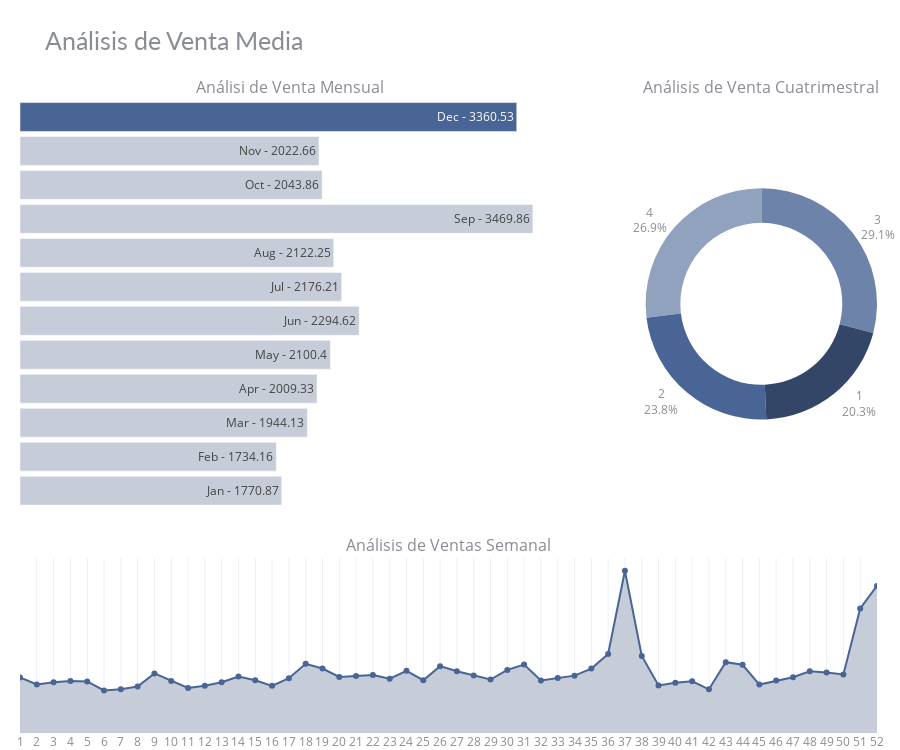

The cell this chart's notebook holds for it:
### Markdown cell above
Como primera visualización podemos notar que el efecto Fiestas Patrias, Navidad y Año Nuevo realmente hacen una diferencia. Analicemos mas en detalle nuestras ventas:

### Code cell
import calendar
import plotly.express as px
from plotly.subplots import make_subplots
import plotly.figure_factory as ff
import plotly.offline as offline
offline.init_notebook_mode(connected = True)

df_exploratorio['week'] = df_exploratorio['FECHA'].dt.isocalendar().week
df_exploratorio['quarter'] = df_exploratorio['FECHA'].dt.quarter
df_exploratorio['day_of_week'] = df_exploratorio['FECHA'].dt.day_name()

df_m_sa = df_exploratorio.groupby('mes').agg({"VENTAS" : "mean"}).reset_index()
df_m_sa['VENTAS'] = round(df_m_sa['VENTAS'],2)
df_m_sa['month_text'] = df_m_sa['mes'].apply(lambda x: calendar.month_abbr[x])
df_m_sa['text'] = df_m_sa['month_text'] + ' - ' + df_m_sa['VENTAS'].astype(str) 

df_w_sa = df_exploratorio.groupby('week').agg({"VENTAS" : "mean"}).reset_index() 
df_q_sa = df_exploratorio.groupby('quarter').agg({"VENTAS" : "mean"}).reset_index() 
# chart color
df_m_sa['color'] = '#496595'
df_m_sa['color'][:-1] = '#c6ccd8'
df_w_sa['color'] = '#c6ccd8'

# chart
fig = make_subplots(rows=2, cols=2, vertical_spacing=0.08,
                    row_heights=[0.7, 0.3], 
                    specs=[[{"type": "bar"}, {"type": "pie"}],
                           [{"colspan": 2}, None]],
                    column_widths=[0.7, 0.3],
                    subplot_titles=("Análisi de Venta Mensual", 'Análisis de Venta Cuatrimestral', 
                                    "Análisis de Ventas Semanal"))

fig.add_trace(go.Bar(x=df_m_sa['VENTAS'], y=df_m_sa['mes'], marker=dict(color= df_m_sa['color']),
                     text=df_m_sa['text'],textposition='auto',
                     name='Mes', orientation='h'), 
                     row=1, col=1)
fig.add_trace(go.Pie(values=df_q_sa['VENTAS'], labels=df_q_sa['quarter'], name='Cuarto',
                     marker=dict(colors=['#334668','#496595','#6D83AA','#91A2BF','#C8D0DF']), hole=0.7,
                     hoverinfo='label+percent+value', textinfo='label+percent'), 
                     row=1, col=2)
fig.add_trace(go.Scatter(x=df_w_sa['week'], y=df_w_sa['VENTAS'], mode='lines+markers', fill='tozeroy', fillcolor='#c6ccd8',
                     marker=dict(color= '#496595'), name='Week'), 
                     row=2, col=1)

# styling
fig.update_yaxes(visible=False, row=1, col=1)
fig.update_xaxes(visible=False, row=1, col=1)
fig.update_xaxes(tickmode = 'array', tickvals=df_w_sa.week, ticktext=[i for i in range(1,53)], 
                 row=2, col=1)
fig.update_yaxes(visible=False, row=2, col=1)
fig.update_layout(height=750, bargap=0.15,
                  margin=dict(b=0,r=20,l=20), 
                  title_text="Análisis de Venta Media",
                  template="plotly_white",
                  title_font=dict(size=25, color='#8a8d93', family="Lato, sans-serif"),
                  font=dict(color='#8a8d93'),
                  hoverlabel=dict(bgcolor="#f2f2f2", font_size=13, font_family="Lato, sans-serif"),
                  showlegend=False)
fig.show()

### Figure 1 — Plotly figure (JSON) as saved in the notebook; plotly's stock layout.template omitted (floating-point values rounded to 4 significant figures)
{"data": [{"marker": {"color": ["#c6ccd8", "#c6ccd8", "#c6ccd8", "#c6ccd8", "#c6ccd8", "#c6ccd8", "#c6ccd8", "#c6ccd8", "#c6ccd8", "#c6ccd8", "#c6ccd8", "#496595"]}, "name": "Mes", "orientation": "h", "text": ["Jan - 1770.87", "Feb - 1734.16", "Mar - 1944.13", "Apr - 2009.33", "May - 2100.4", "Jun - 2294.62", "Jul - 2176.21", "Aug - 2122.25", "Sep - 3469.86", "Oct - 2043.86", "Nov - 2022.66", "Dec - 3360.53"], "textposition": "auto", "type": "bar", "x": [1771.0, 1734.0, 1944.0, 2009.0, 2100.0, 2295.0, 2176.0, 2122.0, 3470.0, 2044.0, 2023.0, 3361.0], "xaxis": "x", "y": [1, 2, 3, 4, 5, 6, 7, 8, 9, 10, 11, 12], "yaxis": "y"}, {"domain": {"x": [0.73, 1], "y": [0.356, 1]}, "hole": 0.7, "hoverinfo": "label+percent+value", "labels": [1, 2, 3, 4], "marker": {"colors": ["#334668", "#496595", "#6D83AA", "#91A2BF", "#C8D0DF"]}, "name": "Cuarto", "textinfo": "label+percent", "type": "pie", "values": [1820.0, 2135.0, 2610.0, 2419.0]}, {"fill": "tozeroy", "fillcolor": "#c6ccd8", "marker": {"color": "#496595"}, "mode": "lines+markers", "name": "Week", "type": "scatter", "x": [1, 2, 3, 4, 5, 6, 7, 8, 9, 10, 11, 12, 13, 14, 15, 16, 17, 18, 19, 20, 21, 22, 23, 24, 25, 26, 27, 28, 29, 30, 31, 32, 33, 34, 35, 36, 37, 38, 39, 40, 41, 42, 43, 44, 45, 46, 47, 48, 49, 50, 51, 52], "xaxis": "x2", "y": [2064.0, 1805.0, 1887.0, 1933.0, 1917, 1580.0, 1622, 1727.0, 2214.0, 1931, 1674, 1755.0, 1884, 2096.0, 1957.0, 1752.0, 2035, 2573.0, 2396.0, 2083.0, 2121.0, 2156.0, 2017.0, 2312.0, 1962.0, 2484.0, 2294.0, 2139.0, 1986.0, 2345.0, 2542.0, 1952.0, 2043.0, 2131.0, 2393.0, 2933.0, 6028.0, 2864.0, 1768.0, 1871.0, 1921.0, 1623.0, 2633.0, 2535.0, 1801.0, 1947.0, 2073.0, 2291.0, 2249.0, 2177.0, 4628.0, 5464.0], "yaxis": "y2"}], "layout": {"annotations": [{"font": {"size": 16}, "showarrow": false, "text": "Análisi de Venta Mensual", "x": 0.315, "xanchor": "center", "xref": "paper", "y": 1, "yanchor": "bottom", "yref": "paper"}, {"font": {"size": 16}, "showarrow": false, "text": "Análisis de Venta Cuatrimestral", "x": 0.865, "xanchor": "center", "xref": "paper", "y": 1, "yanchor": "bottom", "yref": "paper"}, {"font": {"size": 16}, "showarrow": false, "text": "Análisis de Ventas Semanal", "x": 0.5, "xanchor": "center", "xref": "paper", "y": 0.276, "yanchor": "bottom", "yref": "paper"}], "bargap": 0.15, "font": {"color": "#8a8d93"}, "height": 750, "hoverlabel": {"bgcolor": "#f2f2f2", "font": {"family": "Lato, sans-serif", "size": 13}}, "margin": {"b": 0, "l": 20, "r": 20}, "showlegend": false, "title": {"font": {"color": "#8a8d93", "family": "Lato, sans-serif", "size": 25}, "text": "Análisis de Venta Media"}, "xaxis": {"anchor": "y", "domain": [0, 0.63], "visible": false}, "xaxis2": {"anchor": "y2", "domain": [0, 1], "tickmode": "array", "ticktext": [1, 2, 3, 4, 5, 6, 7, 8, 9, 10, 11, 12, 13, 14, 15, 16, 17, 18, 19, 20, 21, 22, 23, 24, 25, 26, 27, 28, 29, 30, 31, 32, 33, 34, 35, 36, 37, 38, 39, 40, 41, 42, 43, 44, 45, 46, 47, 48, 49, 50, 51, 52], "tickvals": [1, 2, 3, 4, 5, 6, 7, 8, 9, 10, 11, 12, 13, 14, 15, 16, 17, 18, 19, 20, 21, 22, 23, 24, 25, 26, 27, 28, 29, 30, 31, 32, 33, 34, 35, 36, 37, 38, 39, 40, 41, 42, 43, 44, 45, 46, 47, 48, 49, 50, 51, 52]}, "yaxis": {"anchor": "x", "domain": [0.356, 1], "visible": false}, "yaxis2": {"anchor": "x2", "domain": [0, 0.276], "visible": false}}}
